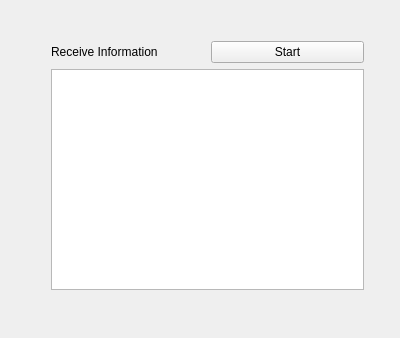
<?xml version="1.0" encoding="UTF-8"?>
<ui version="4.0">
 <class>socketser</class>
 <widget class="QWidget" name="socketser">
  <property name="geometry">
   <rect>
    <x>0</x>
    <y>0</y>
    <width>400</width>
    <height>338</height>
   </rect>
  </property>
  <property name="windowTitle">
   <string>socketser</string>
  </property>
  <widget class="QWidget" name="layoutWidget">
   <property name="geometry">
    <rect>
     <x>40</x>
     <y>30</y>
     <width>335</width>
     <height>271</height>
    </rect>
   </property>
   <layout class="QVBoxLayout" name="verticalLayout">
    <item>
     <layout class="QHBoxLayout" name="horizontalLayout">
      <item>
       <widget class="QLabel" name="label">
        <property name="text">
         <string>Receive Information</string>
        </property>
       </widget>
      </item>
      <item>
       <widget class="QPushButton" name="pushButton">
        <property name="text">
         <string>Start</string>
        </property>
       </widget>
      </item>
     </layout>
    </item>
    <item>
     <widget class="QTextBrowser" name="textBrowser"/>
    </item>
   </layout>
  </widget>
 </widget>
 <layoutdefault spacing="6" margin="11"/>
 <resources/>
 <connections/>
</ui>
